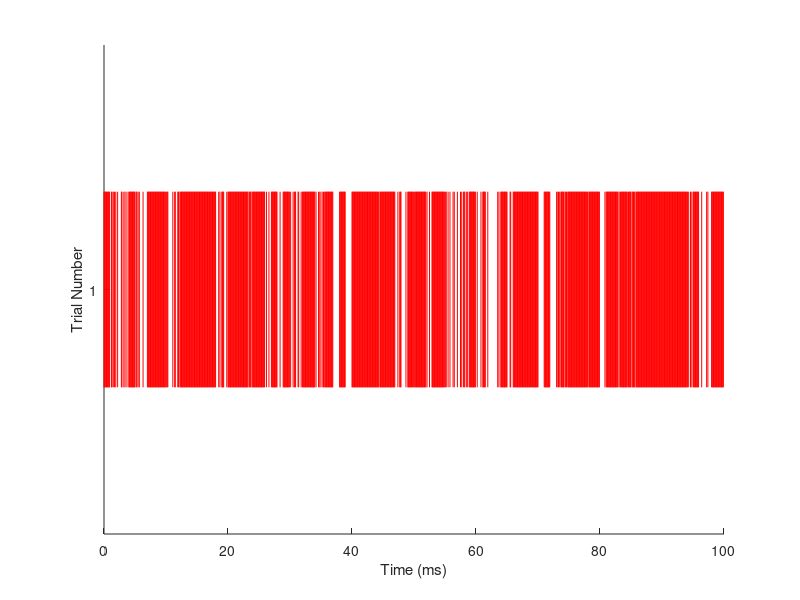

Reproduce this figure in MATLAB.


function [ h ] = plot_raster2( activity )

if nargin < 1, activity=rand(1,100)*2; end

dt=1/1000;
duration=size(activity,2);
nTrials=size(activity,1);
tSim=1;
[spikeMat, tVec] = poissonSpikeGen(activity, tSim, nTrials,dt);
plotRaster(spikeMat, tVec*duration);

xlabel('Time (ms)');
ylabel('Trial Number');
yticks(1:nTrials);

h = gcf;

end



function [spikeMat, tVec] = poissonSpikeGen(fr_in, tSim, nTrials,dt)

nBins = floor(tSim/dt);
for n=1:nTrials
    frMat(n,:)=imresize(fr_in(n,:),[1 nBins],'nearest');
    spikeMat(n,:) = rand(1,nBins) < frMat(n,:);
end
tVec = 0:dt:tSim-dt;
end

function [] = plotRaster(spikeMat, tVec)
hold all;

% M2014colors=[         
%     0         0.4470    0.7410;
%     0.8500    0.3250    0.0980;
%     0.9290    0.6940    0.1250;
%     0.4940    0.1840    0.5560;
%     0.4660    0.6740    0.1880;
%     0.3010    0.7450    0.9330;
%     0.6350    0.0780    0.1840];

% M2014colors=[1 0 0; 0 0 1; 0 0 0];
% M2014colors=flipud([0 0 0; .2 .2 .2; .4 .4 .4; .6 .6 .6; .8 .8 .8]); 
M2014colors=[1 0 0; 0 1 1; .5 1 0]; 

for trialCount = 1:size(spikeMat,1)
    spikePos = tVec(spikeMat(trialCount, :));
    spikeColor=M2014colors(trialCount,:);
    for spikeCount = 1:length(spikePos)
        plot([spikePos(spikeCount) spikePos(spikeCount)], ...
            [trialCount-0.4 trialCount+0.4], 'k',...
            'Color',spikeColor);
    end
end
ylim([0 size(spikeMat, 1)+1]);
end


% function spikes = makeSpikes(timeStepS, spikesPerS, durationS, numTrains)
% 
% if (nargin < 4)
%     numTrains = 1;
% end
% times = [0:timeStepS:durationS];
% spikes = zeros(numTrains, length(times));
% for train = 1:numTrains
%     vt = rand(size(times));
%     spikesPerS=imresize(spikesPerS,size(vt),'nearest');
%     spikes(train, :) = (spikesPerS*timeStepS) > vt;
% end
% end

